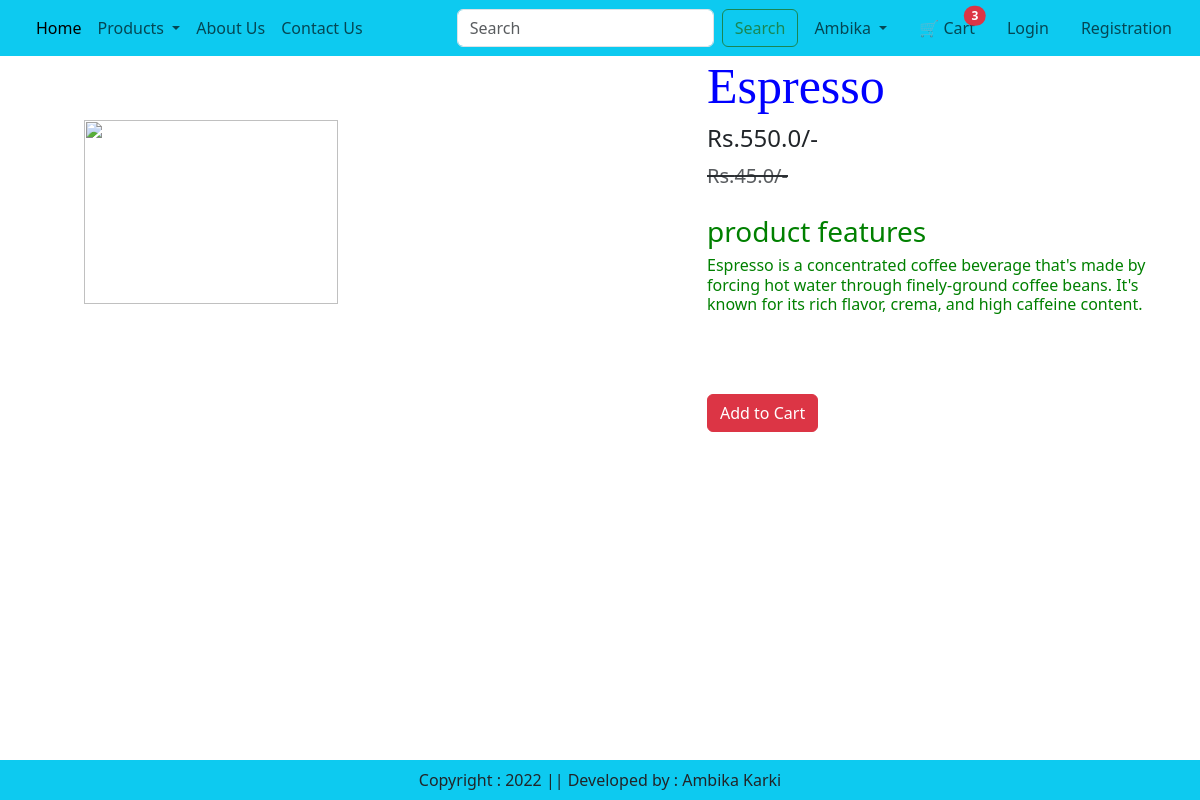
/product-all/7 (signed in), run on the app's committed database.
### app/models.py (models this page shows, shortened)
class Products(models.Model):
    title=models.CharField(max_length=50)
    selling_price=models.FloatField()
    discount_price=models.FloatField()
    description=models.TextField()
    category=models.CharField(choices=CATEGORY_CHOICES,max_length=2)
    product_image = CloudinaryField('image')  # Replaces ImageField

### app/views.py (the view)
# urls.py: path("product-all/<int:pk>",views.ProductAll.as_view(),name="product-all"),
@method_decorator(login_required,name='dispatch')
class ProductAll(View):
    def get(self,request,pk):
        product=Products.objects.get(pk=pk)
        car_count=Carts.objects.filter(user=request.user).count() if request.user.is_authenticated else 0
        return render(request,"app/productall.html",{'product':product,'car_count':car_count})

### app/templates/app/productall.html (shortened to what this page needs)
{% extends 'app/index.html' %}
{% load static %}
{% block main-content %}
<div class="container">
    <div class="row flex justify-content-between">
        <div class="img2 col-lg-5 mt-5">
            <img src="{{product.product_image.url}}" class="image col-xs-6
            col-sm-12 col-lg-12 mt-3 text-sm-center w-75 h-75" alt="">
    </div>
    <div class="productdetail col-lg-5">
        <h1 style="font-family: Georgia; font-size:50px;">{{product.title}}</h1>
        <h4>Rs.{{product.discount_price}}/-</h4>
        <small class="text-decoration-line-through text-muted
        fs-5"><del>Rs.{{product.selling_price}}/-</small></del>
       <br><br> <h3 style="color:green;" >product features</h3>
        <h6 style="color:green;">{{product.description}}</h6>
        <br><br><br>
        <div class="d-grid gap-2">
            <form method="post " action="/add-to-cart">
        <button class="btn  btn-danger">Add to Cart</button>
        </form>
        </div>
    </div>
</div>
</div>
{% endblock main-content %}

### app/static/app/css/style.css (style rules this page uses)
h1 { color:blue; }

### data on the page
Products: title "Espresso", discount_price "550.0", selling_price "45.0", description "Espresso is a concentrated coffee beverage that's made by forcing hot water through finely-ground coffee beans. It's known for its rich flavor, crema, and high caffeine content."

### other printed values
{{ car_count }} "3"
